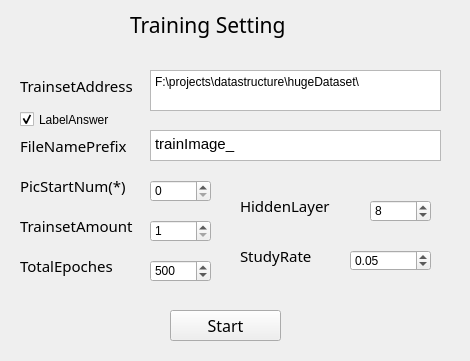
<?xml version="1.0" encoding="UTF-8"?>
<ui version="4.0">
 <class>TrainUi</class>
 <widget class="QWidget" name="TrainUi">
  <property name="geometry">
   <rect>
    <x>0</x>
    <y>0</y>
    <width>470</width>
    <height>361</height>
   </rect>
  </property>
  <property name="windowTitle">
   <string>Train</string>
  </property>
  <widget class="QPushButton" name="pushButton">
   <property name="geometry">
    <rect>
     <x>170</x>
     <y>310</y>
     <width>111</width>
     <height>31</height>
    </rect>
   </property>
   <property name="font">
    <font>
     <family>DengXian</family>
     <pointsize>12</pointsize>
    </font>
   </property>
   <property name="text">
    <string>Start</string>
   </property>
   <property name="autoDefault">
    <bool>true</bool>
   </property>
  </widget>
  <widget class="QLabel" name="label">
   <property name="geometry">
    <rect>
     <x>240</x>
     <y>190</y>
     <width>121</width>
     <height>31</height>
    </rect>
   </property>
   <property name="font">
    <font>
     <family>DengXian</family>
     <pointsize>11</pointsize>
    </font>
   </property>
   <property name="text">
    <string>HiddenLayer</string>
   </property>
  </widget>
  <widget class="QLabel" name="label_2">
   <property name="geometry">
    <rect>
     <x>20</x>
     <y>70</y>
     <width>121</width>
     <height>31</height>
    </rect>
   </property>
   <property name="font">
    <font>
     <family>DengXian</family>
     <pointsize>11</pointsize>
    </font>
   </property>
   <property name="text">
    <string>TrainsetAddress</string>
   </property>
  </widget>
  <widget class="QLabel" name="label_3">
   <property name="geometry">
    <rect>
     <x>130</x>
     <y>10</y>
     <width>231</width>
     <height>31</height>
    </rect>
   </property>
   <property name="font">
    <font>
     <family>DengXian</family>
     <pointsize>24</pointsize>
    </font>
   </property>
   <property name="text">
    <string>&lt;html&gt;&lt;head/&gt;&lt;body&gt;&lt;p&gt;&lt;span style=&quot; font-size:16pt;&quot;&gt;Training Setting&lt;/span&gt;&lt;/p&gt;&lt;/body&gt;&lt;/html&gt;</string>
   </property>
   <property name="textFormat">
    <enum>Qt::RichText</enum>
   </property>
  </widget>
  <widget class="QLabel" name="label_4">
   <property name="geometry">
    <rect>
     <x>20</x>
     <y>210</y>
     <width>121</width>
     <height>31</height>
    </rect>
   </property>
   <property name="font">
    <font>
     <family>DengXian</family>
     <pointsize>11</pointsize>
    </font>
   </property>
   <property name="text">
    <string>TrainsetAmount</string>
   </property>
  </widget>
  <widget class="QLabel" name="label_5">
   <property name="geometry">
    <rect>
     <x>20</x>
     <y>250</y>
     <width>111</width>
     <height>31</height>
    </rect>
   </property>
   <property name="font">
    <font>
     <family>DengXian</family>
     <pointsize>11</pointsize>
    </font>
   </property>
   <property name="text">
    <string>TotalEpoches</string>
   </property>
  </widget>
  <widget class="QLabel" name="label_7">
   <property name="geometry">
    <rect>
     <x>240</x>
     <y>240</y>
     <width>121</width>
     <height>31</height>
    </rect>
   </property>
   <property name="font">
    <font>
     <family>DengXian</family>
     <pointsize>11</pointsize>
    </font>
   </property>
   <property name="text">
    <string>StudyRate</string>
   </property>
  </widget>
  <widget class="QDoubleSpinBox" name="studyRate">
   <property name="geometry">
    <rect>
     <x>350</x>
     <y>250</y>
     <width>81</width>
     <height>21</height>
    </rect>
   </property>
   <property name="maximum">
    <double>1.000000000000000</double>
   </property>
   <property name="singleStep">
    <double>0.010000000000000</double>
   </property>
   <property name="value">
    <double>0.050000000000000</double>
   </property>
  </widget>
  <widget class="QSpinBox" name="totalEpoch">
   <property name="geometry">
    <rect>
     <x>150</x>
     <y>260</y>
     <width>61</width>
     <height>22</height>
    </rect>
   </property>
   <property name="maximum">
    <number>10000</number>
   </property>
   <property name="value">
    <number>500</number>
   </property>
  </widget>
  <widget class="QSpinBox" name="hiddenLayer">
   <property name="geometry">
    <rect>
     <x>370</x>
     <y>200</y>
     <width>61</width>
     <height>22</height>
    </rect>
   </property>
   <property name="wrapping">
    <bool>false</bool>
   </property>
   <property name="frame">
    <bool>true</bool>
   </property>
   <property name="keyboardTracking">
    <bool>true</bool>
   </property>
   <property name="maximum">
    <number>200</number>
   </property>
   <property name="value">
    <number>8</number>
   </property>
  </widget>
  <widget class="QSpinBox" name="triansetAmount">
   <property name="geometry">
    <rect>
     <x>150</x>
     <y>220</y>
     <width>61</width>
     <height>22</height>
    </rect>
   </property>
   <property name="minimum">
    <number>1</number>
   </property>
   <property name="maximum">
    <number>100000</number>
   </property>
  </widget>
  <widget class="QLabel" name="label_6">
   <property name="geometry">
    <rect>
     <x>20</x>
     <y>130</y>
     <width>121</width>
     <height>31</height>
    </rect>
   </property>
   <property name="font">
    <font>
     <family>DengXian</family>
     <pointsize>11</pointsize>
    </font>
   </property>
   <property name="text">
    <string>FileNamePrefix</string>
   </property>
  </widget>
  <widget class="QTextEdit" name="fileName">
   <property name="geometry">
    <rect>
     <x>150</x>
     <y>130</y>
     <width>291</width>
     <height>31</height>
    </rect>
   </property>
   <property name="html">
    <string>&lt;!DOCTYPE HTML PUBLIC &quot;-//W3C//DTD HTML 4.0//EN&quot; &quot;http://www.w3.org/TR/REC-html40/strict.dtd&quot;&gt;
&lt;html&gt;&lt;head&gt;&lt;meta name=&quot;qrichtext&quot; content=&quot;1&quot; /&gt;&lt;style type=&quot;text/css&quot;&gt;
p, li { white-space: pre-wrap; }
&lt;/style&gt;&lt;/head&gt;&lt;body style=&quot; font-family:'SimSun'; font-size:9pt; font-weight:400; font-style:normal;&quot;&gt;
&lt;p align=&quot;justify&quot; style=&quot; margin-top:0px; margin-bottom:0px; margin-left:0px; margin-right:0px; -qt-block-indent:0; text-indent:0px;&quot;&gt;&lt;span style=&quot; font-size:11pt;&quot;&gt;trainImage_&lt;/span&gt;&lt;/p&gt;&lt;/body&gt;&lt;/html&gt;</string>
   </property>
  </widget>
  <widget class="QCheckBox" name="checkBox">
   <property name="geometry">
    <rect>
     <x>20</x>
     <y>110</y>
     <width>121</width>
     <height>19</height>
    </rect>
   </property>
   <property name="acceptDrops">
    <bool>false</bool>
   </property>
   <property name="text">
    <string>LabelAnswer</string>
   </property>
   <property name="checkable">
    <bool>true</bool>
   </property>
   <property name="checked">
    <bool>true</bool>
   </property>
  </widget>
  <widget class="QTextEdit" name="address">
   <property name="geometry">
    <rect>
     <x>150</x>
     <y>70</y>
     <width>291</width>
     <height>41</height>
    </rect>
   </property>
   <property name="html">
    <string>&lt;!DOCTYPE HTML PUBLIC &quot;-//W3C//DTD HTML 4.0//EN&quot; &quot;http://www.w3.org/TR/REC-html40/strict.dtd&quot;&gt;
&lt;html&gt;&lt;head&gt;&lt;meta name=&quot;qrichtext&quot; content=&quot;1&quot; /&gt;&lt;style type=&quot;text/css&quot;&gt;
p, li { white-space: pre-wrap; }
&lt;/style&gt;&lt;/head&gt;&lt;body style=&quot; font-family:'SimSun'; font-size:9pt; font-weight:400; font-style:normal;&quot;&gt;
&lt;p style=&quot; margin-top:0px; margin-bottom:0px; margin-left:0px; margin-right:0px; -qt-block-indent:0; text-indent:0px;&quot;&gt;F:\projects\datastructure\hugeDataset\&lt;/p&gt;&lt;/body&gt;&lt;/html&gt;</string>
   </property>
  </widget>
  <widget class="QLabel" name="label_8">
   <property name="geometry">
    <rect>
     <x>20</x>
     <y>170</y>
     <width>121</width>
     <height>31</height>
    </rect>
   </property>
   <property name="font">
    <font>
     <family>DengXian</family>
     <pointsize>11</pointsize>
    </font>
   </property>
   <property name="text">
    <string>PicStartNum(*)</string>
   </property>
  </widget>
  <widget class="QSpinBox" name="start">
   <property name="geometry">
    <rect>
     <x>150</x>
     <y>180</y>
     <width>61</width>
     <height>22</height>
    </rect>
   </property>
   <property name="minimum">
    <number>0</number>
   </property>
   <property name="maximum">
    <number>100000</number>
   </property>
   <property name="value">
    <number>0</number>
   </property>
  </widget>
 </widget>
 <resources/>
 <connections/>
</ui>
